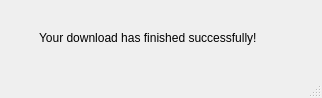
<?xml version="1.0" encoding="UTF-8"?>
<ui version="4.0">
 <class>MainWindow</class>
 <widget class="QMainWindow" name="MainWindow">
  <property name="geometry">
   <rect>
    <x>0</x>
    <y>0</y>
    <width>322</width>
    <height>98</height>
   </rect>
  </property>
  <property name="windowTitle">
   <string>MainWindow</string>
  </property>
  <widget class="QWidget" name="centralwidget">
   <widget class="QLabel" name="label">
    <property name="geometry">
     <rect>
      <x>39</x>
      <y>30</y>
      <width>251</width>
      <height>16</height>
     </rect>
    </property>
    <property name="text">
     <string>Your download has finished successfully!</string>
    </property>
   </widget>
  </widget>
  <widget class="QMenuBar" name="menubar">
   <property name="geometry">
    <rect>
     <x>0</x>
     <y>0</y>
     <width>322</width>
     <height>24</height>
    </rect>
   </property>
  </widget>
  <widget class="QStatusBar" name="statusbar"/>
 </widget>
 <resources/>
 <connections/>
</ui>
